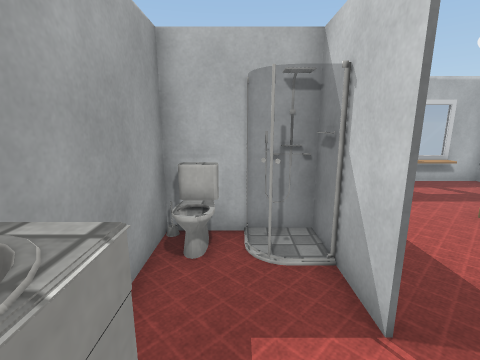
View 1 (above)

16 first-person views from a walk through a Unity game level. The camera is 1.4 m above the floor, tilts 12° down and sees 85° across. The floor is counted in squares, 0.5 m on a side. Each view is taken from the middle of a square. On the plan, view 1 faces up. The plan holds only what a view shows up to about 19 squares ahead; the rest is blank. The player character is not drawn. Some surface patterns are stand-ins.

View 2
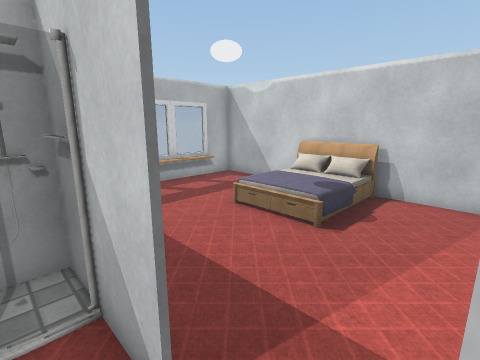

View 3
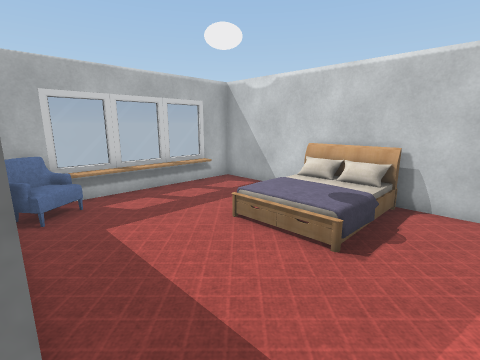

View 4
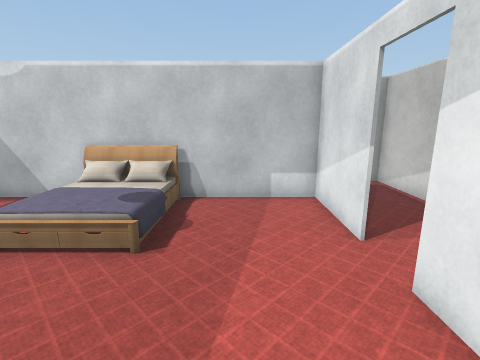

View 5
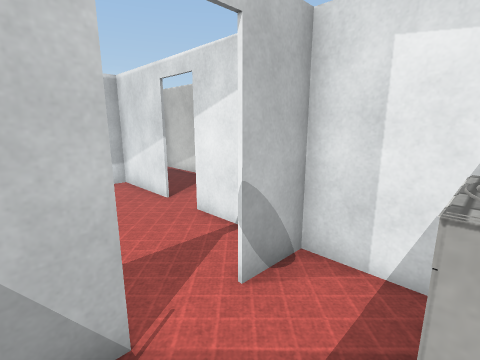

View 6
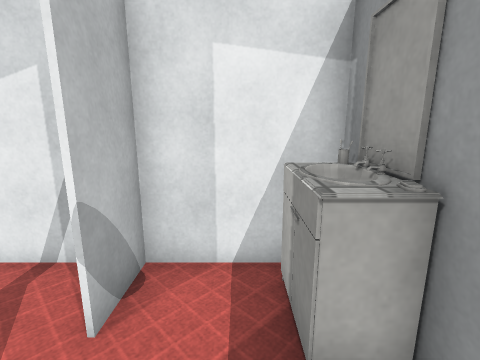

View 7
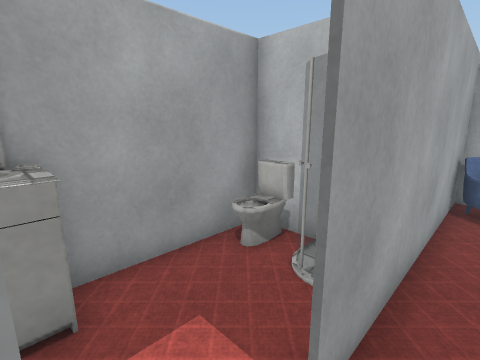

View 8
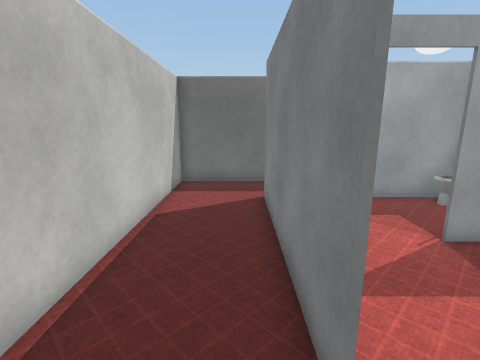

View 9
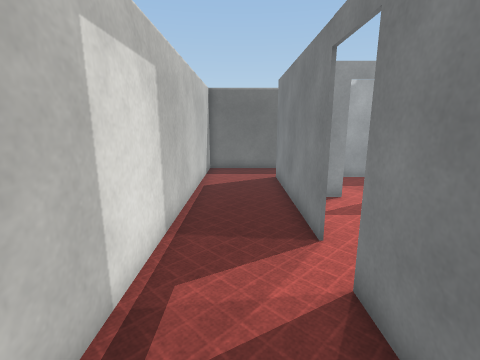

View 10
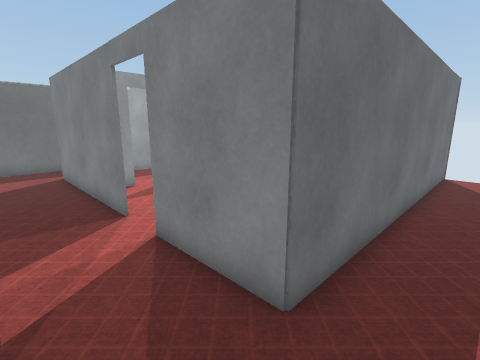

View 11
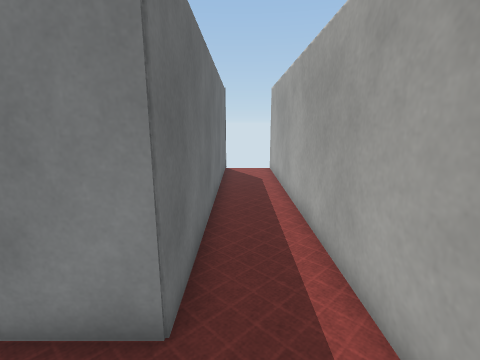

View 12
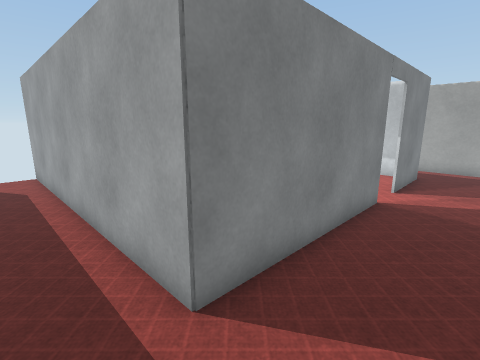

View 13
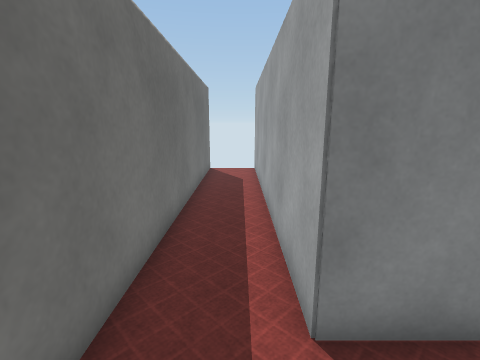

View 14
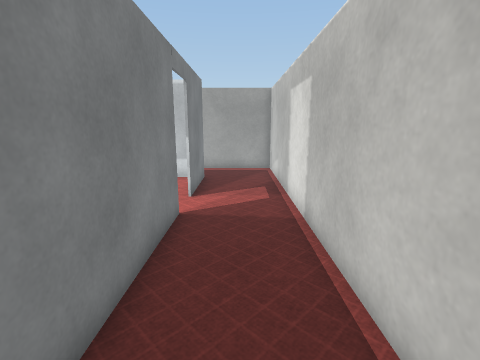

View 15
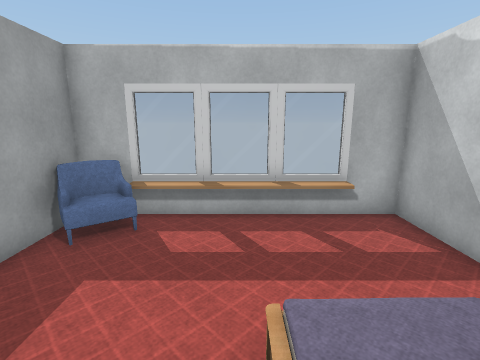

View 16
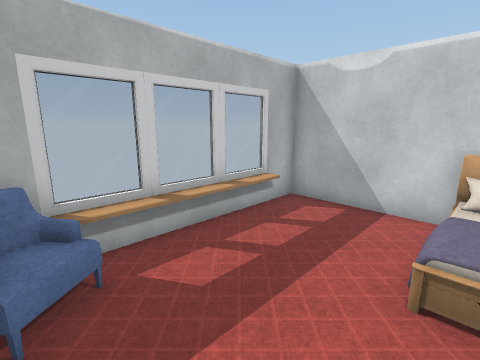

### Floor plan
Ten units are one square. View 1 is at (0, 0); x grows to the right and y downward. Boxes are objects, and circles mark ways between rooms. Rooms are numbered by the first view taken in them; rooms with no view inside come last. Other rooms are left out.
<svg viewBox="-54 -136 209 190">
<path fill="none" stroke="#000" d="M19 -29 19 -66 -19 -66 -19 10 19 10 19 -11M-20 -16 -7 -16 -7 4M120 -64 120 -129 21 -129 21 -30M21 -11 21 -4M79 10 120 10 120 -55M34 10 60 10M61 11 -20 11 -20 -130M120 -55 120 -64M121 -131 121 11 80 11M-49 -130 -49 49 150 49 150 -130"/>
<rect x="-15" y="-15" width="10" height="10" fill="#bbb"><title>sink</title></rect>
<rect x="-15" y="-65" width="10" height="10" fill="#bbb"><title>toilet</title></rect>
<rect x="-5" y="-65" width="30" height="20" fill="#bbb"><title>shower</title></rect>
<rect x="115" y="-65" width="10" height="10" fill="#bbb"><title>bed</title></rect>
<circle cx="20" cy="-20" r="3" fill="#2a7"/>
<circle cx="70" cy="10" r="3" fill="#2a7"/>
<text x="0" y="-30">1</text>
<text x="70" y="-60">2</text>
<text x="70" y="10">3</text>
</svg>
Room 1 opens to room 2. Room 2 opens to room 3.

Where each view was taken, in squares from view 1:
view 1: 0 up, 0 right, facing up
view 2: 1 up, 1 right, facing up-right
view 3: 2 up, 2 right, facing up-right
view 4: 2 up, 2 right, facing right
view 5: 4 up, 1 left, facing down-right
view 6: 4 up, 0 right, facing down
view 7: 1 up, 3 right, facing up-left
view 8: 2 down, 8 right, facing left
view 9: 3 down, 12 right, facing left
view 10: 4 down, 14 right, facing up-left
view 11: 4 down, 13 right, facing up
view 12: 4 down, 4 left, facing up-right
view 13: 4 down, 3 left, facing up
view 14: 3 down, 2 left, facing right
view 15: 5 up, 7 right, facing up
view 16: 7 up, 3 right, facing up-right
